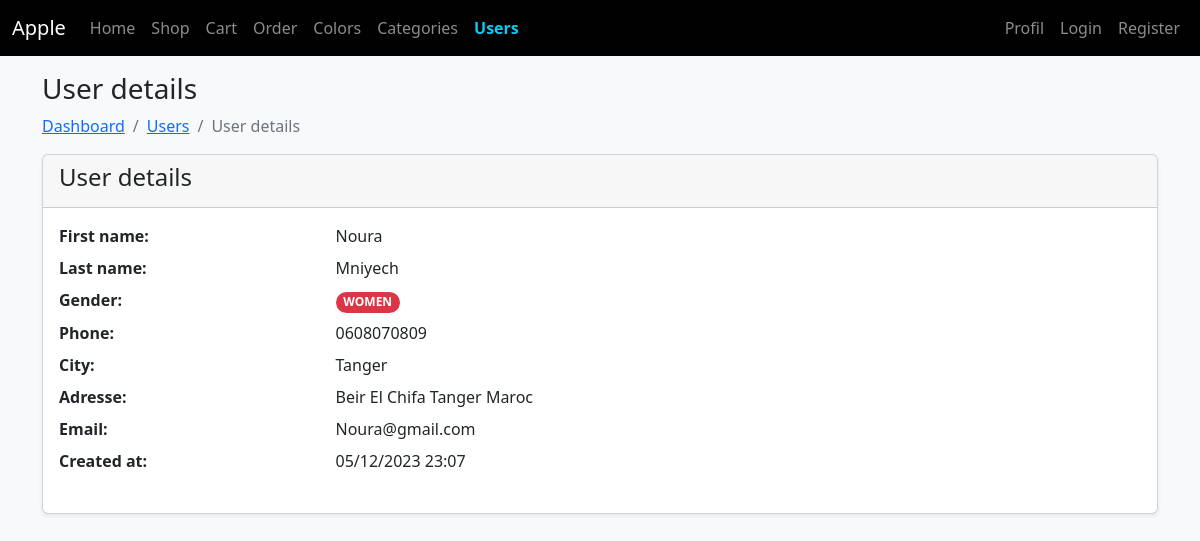
The page /user_details.php?id=6 on the database its author committed.
### tables this page shows
CREATE TABLE `users` (
  `id` int(11) NOT NULL,
  `first_name` varchar(255) DEFAULT NULL,
  `last_name` varchar(255) DEFAULT NULL,
  `gender` varchar(255) DEFAULT NULL,
  `phone` varchar(255) DEFAULT NULL,
  `city` varchar(255) DEFAULT NULL,
  `adresse` varchar(255) DEFAULT NULL,
  `email` varchar(255) DEFAULT NULL,
  `created_at` timestamp NOT NULL DEFAULT current_timestamp(),
  `updated_at` timestamp NOT NULL DEFAULT current_timestamp() ON UPDATE current_timestamp(),
  `deleted_at` timestamp NULL DEFAULT NULL
);

### Helpers/functions.php (called while the page is built, shortened)
<?php
function e(string $string): string
{
    return htmlspecialchars(strtolower(trim($string)));
}
function _date_format($date)
{
    return date('d/m/Y H:i', strtotime($date));
}

### user_details.php (the view, shortened to what this page needs)
<?php
require_once "Helpers/functions.php";
require_once "database/database.php";
$id = (int)$_GET['id'];
$req = $db->query("SELECT * FROM users WHERE id = $id LIMIT 1");
$user_count = $req->rowCount();
if ($user_count == 1) {
    $user = $req->fetch();
    $id = e($user->id);
    $first_name = e($user->first_name);
    $last_name = e($user->last_name);
    $phone = e($user->phone);
    $city = e($user->city);
    $adresse = e($user->adresse);
    $email = e($user->email);
    $created_at = _date_format($user->created_at);
}
?>
<!doctype html>
<html lang="en">
<head>
    <?php include "body/head.php"; ?>
</head>
<body class="bg-light">
    <header>
        <?php include "body/nav.php"; ?>
    </header>
    <main class="container">
        <h3 class="mt-3">
            User details
        </h3>
        <nav aria-label="breadcrumb my-3">
            <ol class="breadcrumb">
                <li class="breadcrumb-item"><a href="dashboard.php">Dashboard</a></li>
                <li class="breadcrumb-item"><a href="users.php">Users</a></li>
                <li class="breadcrumb-item active" aria-current="page">User details</li>
            </ol>
        </nav>
        <?php if ($user_count == 0) : ?>
            <div class="alert alert-warning">
                This user (id: <?= $id ?>) is no longer available
            </div>
        <?php else : ?>
            <div class="card shadow-sm">
                <div class="card-header">
                    <h4>User details</h4>
                </div>
                <div class="card-body">
                    <dl class="row">
                        <dt class="col-sm-3">First name:</dt>
                        <dd class="col-sm-9">
                            <?= ucwords($first_name) ?>
                        </dd>
                        <dt class="col-sm-3">Last name:</dt>
                        <dd class="col-sm-9">
                            <?= ucwords($last_name) ?>
                        </dd>
                        <dt class="col-sm-3">Gender:</dt>
                        <dd class="col-sm-9">
                            <span class="badge rounded-pill text-bg-<?= $user->gender == 'man' ? 'success' : 'danger' ?>">
                                <?= strtoupper($user->gender) ?>
                            </span>
                        </dd>
                        <dt class="col-sm-3">Phone:</dt>
                        <dd class="col-sm-9">
                            <?= ucwords($phone) ?>
                        </dd>
                        <dt class="col-sm-3">City:</dt>
                        <dd class="col-sm-9">
                            <?= ucwords($city) ?>
                        </dd>
                        <dt class="col-sm-3">Adresse:</dt>
                        <dd class="col-sm-9">
                            <?= ucwords($adresse) ?>
                        </dd>
                        <dt class="col-sm-3">Email:</dt>
                        <dd class="col-sm-9">
                            <?= ucwords($email) ?>
                        </dd>
                        <dt class="col-sm-3">Created at:</dt>
                        <dd class="col-sm-9">
                            <?= $created_at ?>
                        </dd>
                    </dl>
                </div>
            </div>
        <?php endif ?>
    </main>
</body>
</html>

### rows shown on the page
users: first_name "Noura", last_name "Mniyech", gender "WOMEN", phone "0608070809", city "Tanger", adresse "Beir El Chifa Tanger Maroc", email "Noura@gmail.com", created_at "05/12/2023 23:07"
